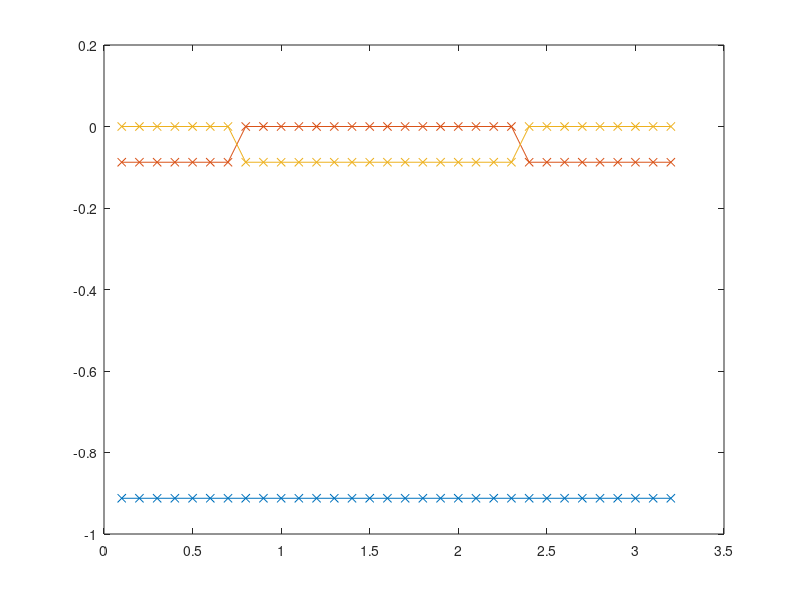

Reproduce this figure in MATLAB.
mu=0.04;;
r=sqrt(mu);
t=0;
ta=[];
eva=[];
%%
for i=1:32
t=t+0.1;
ta=[ta;t];
% r=0;
g=1; %gamma
u=r*cos(t);
v=r*sin(t)/g;
w=r^2;

f=[mu*u-v*g-w*u;
    mu*v+u/g-v*w;
    -w+u^2+v^2*g*g];
J=[mu-w, -g,-u;
    1/g,mu-w,-v;
    2*u,2*v*g*g,-1];
eig(J)
P=eye(3)-f*f'/norm(f)/norm(f)
Jp=P*J*P
[evc,ev]=eig(Jp)
eva=[eva,diag(ev)];
end
%%
plot(mod(ta,0),eva','-x')
